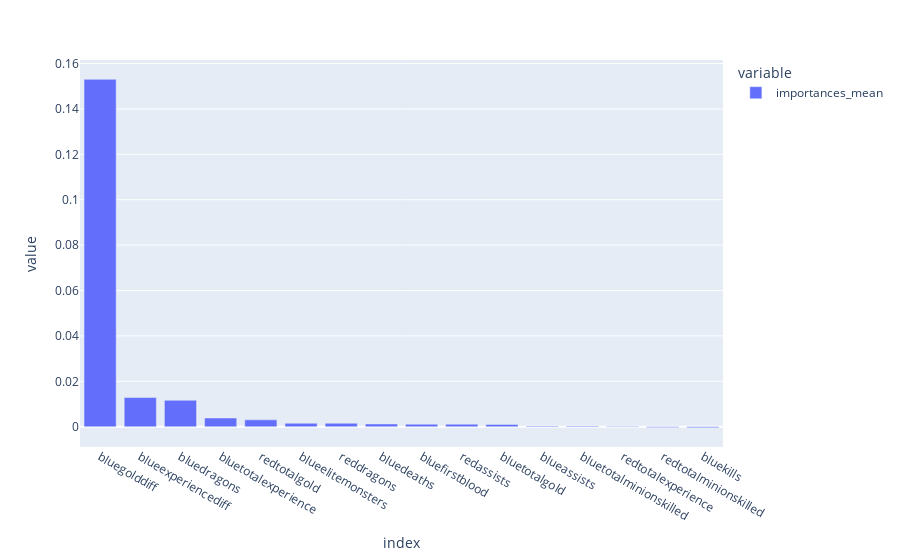

Notebook cell for this chart:
### Code cell
import plotly.express as px
fig = px.bar(df_pi['importances_mean'])
fig.show()

### Figure 1 — Plotly figure (JSON) as saved in the notebook; plotly's stock layout.template omitted (floating-point values rounded to 4 significant figures)
{"data": [{"alignmentgroup": "True", "hovertemplate": "variable=importances_mean<br>index=%{x}<br>value=%{y}<extra></extra>", "legendgroup": "importances_mean", "marker": {"color": "#636efa"}, "name": "importances_mean", "offsetgroup": "importances_mean", "orientation": "v", "showlegend": true, "textposition": "auto", "type": "bar", "x": ["bluegolddiff", "blueexperiencediff", "bluedragons", "bluetotalexperience", "redtotalgold", "blueelitemonsters", "reddragons", "bluedeaths", "bluefirstblood", "redassists", "bluetotalgold", "blueassists", "bluetotalminionskilled", "redtotalexperience", "redtotalminionskilled", "bluekills"], "xaxis": "x", "y": [0.153, 0.01285, 0.01164, 0.003846, 0.003036, 0.001518, 0.001518, 0.001215, 0.001113, 0.001113, 0.001012, 0.000304, 0.000304, 0.000202, -0.000304, -0.000405], "yaxis": "y"}], "layout": {"barmode": "relative", "legend": {"title": {"text": "variable"}, "tracegroupgap": 0}, "margin": {"t": 60}, "xaxis": {"anchor": "y", "domain": [0, 1], "title": {"text": "index"}}, "yaxis": {"anchor": "x", "domain": [0, 1], "title": {"text": "value"}}}}
